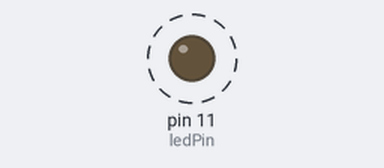
This sketch was run on a simulated Arduino Uno, built with avr-gcc and run on an emulated ATmega328P. On the bench: output pins drawn as LEDs (lit = HIGH). Dashed ring = blinking.

Above: at 0.05 s.
Timing chart, 0 to 4.4 s (numbered marks = the images above):
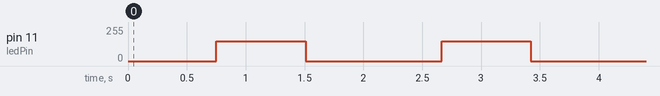

Measured:
- by itself, pin 11 (ledPin): alternates 150/255 for 0.76 s and 0/255 for 1.2 s

The sketch:

_4-breathingLed.ino
```cpp
const int ledPin = 11;
const int MAX_BRIGHTNESS = 150;
const int DELTA = 1;
const int SWEEP_DELAY = 5;

void setup() {
  pinMode(ledPin, OUTPUT);
}

void loop() {
  SweepUp(ledPin);
  SweepDown(ledPin);
  delay(400);
}

void SweepUp(int pin) {
  for(int brightness = 0; brightness <= MAX_BRIGHTNESS; brightness+=DELTA)
    setLed(pin, brightness, SWEEP_DELAY);
}

void SweepDown(int pin) {
  for(int brightness = MAX_BRIGHTNESS; brightness >= 0; brightness-=DELTA)
    setLed(pin, brightness, SWEEP_DELAY);
}

void setLed(int p, int b, int d) {
  analogWrite(p, b);
  delay(d);
}

/**
 * Try SweepUp() only
 * Try SweepDown() only
 * Mess with maxBrightness, waitTime, fadeAmount - what happens?
 */
```
